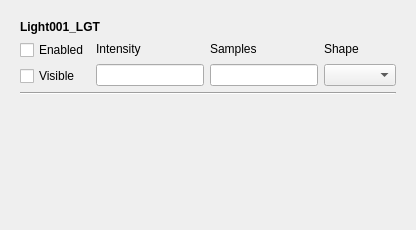
<?xml version="1.0" encoding="UTF-8"?>
<ui version="4.0">
 <class>Form</class>
 <widget class="QWidget" name="Form">
  <property name="geometry">
   <rect>
    <x>0</x>
    <y>0</y>
    <width>416</width>
    <height>230</height>
   </rect>
  </property>
  <property name="windowTitle">
   <string>Form</string>
  </property>
  <layout class="QGridLayout" name="gridLayout">
   <item row="0" column="1">
    <widget class="QScrollArea" name="scrollArea">
     <property name="frameShape">
      <enum>QFrame::NoFrame</enum>
     </property>
     <property name="frameShadow">
      <enum>QFrame::Plain</enum>
     </property>
     <property name="widgetResizable">
      <bool>true</bool>
     </property>
     <widget class="QWidget" name="scrollAreaWidgetContents">
      <property name="geometry">
       <rect>
        <x>0</x>
        <y>0</y>
        <width>398</width>
        <height>212</height>
       </rect>
      </property>
      <layout class="QGridLayout" name="gridLayout_2">
       <item row="0" column="0" colspan="2">
        <widget class="QLabel" name="label">
         <property name="font">
          <font>
           <weight>75</weight>
           <bold>true</bold>
          </font>
         </property>
         <property name="text">
          <string>Light001_LGT</string>
         </property>
        </widget>
       </item>
       <item row="2" column="0" rowspan="2" colspan="5">
        <widget class="Line" name="line">
         <property name="orientation">
          <enum>Qt::Horizontal</enum>
         </property>
        </widget>
       </item>
       <item row="1" column="2">
        <layout class="QVBoxLayout" name="verticalLayout_3">
         <item>
          <widget class="QLabel" name="label_3">
           <property name="text">
            <string>Samples</string>
           </property>
          </widget>
         </item>
         <item>
          <widget class="QLineEdit" name="lineEdit_2"/>
         </item>
        </layout>
       </item>
       <item row="1" column="1">
        <layout class="QVBoxLayout" name="verticalLayout_2">
         <item>
          <widget class="QLabel" name="label_2">
           <property name="text">
            <string>Intensity</string>
           </property>
          </widget>
         </item>
         <item>
          <widget class="QLineEdit" name="lineEdit"/>
         </item>
        </layout>
       </item>
       <item row="1" column="0">
        <layout class="QVBoxLayout" name="verticalLayout">
         <item>
          <widget class="QCheckBox" name="checkBox_2">
           <property name="text">
            <string>Enabled</string>
           </property>
          </widget>
         </item>
         <item>
          <widget class="QCheckBox" name="checkBox">
           <property name="text">
            <string>Visible</string>
           </property>
          </widget>
         </item>
        </layout>
       </item>
       <item row="1" column="3" colspan="2">
        <layout class="QVBoxLayout" name="verticalLayout_4">
         <item>
          <widget class="QLabel" name="label_4">
           <property name="text">
            <string>Shape</string>
           </property>
          </widget>
         </item>
         <item>
          <widget class="QComboBox" name="comboBox"/>
         </item>
        </layout>
       </item>
       <item row="4" column="0">
        <spacer name="verticalSpacer">
         <property name="orientation">
          <enum>Qt::Vertical</enum>
         </property>
         <property name="sizeHint" stdset="0">
          <size>
           <width>20</width>
           <height>114</height>
          </size>
         </property>
        </spacer>
       </item>
      </layout>
     </widget>
    </widget>
   </item>
  </layout>
 </widget>
 <resources/>
 <connections/>
</ui>
